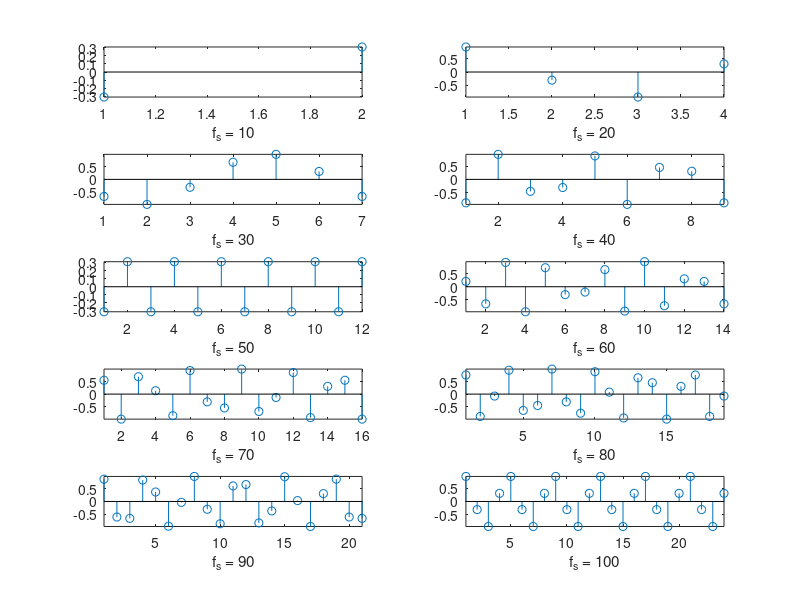

Recreate this plot in MATLAB.
%% clears all variables

clc
clear all
close all

%% define inline analog function to be sampled

sig = @(f,t) sin(2*pi*f*t + pi/10);

%% declares necessary variables
f = 25; %frequency of the sinusoid
periodToObserve = 6;

%% calculate the derived variables
T = 1/f;

%% main code

for fs = 10:10:100 % fs is the sampling frequency changing per iteration
    Ts = 1/fs; % Ts is the sampling interval
    timeInstant = Ts:Ts:periodToObserve*T;
    sampledSig = sig(f, timeInstant);
    subplot(5,2,fs/10);
    stem(sampledSig);
    xlabel(sprintf('f_s = %d',fs));
    axis tight
end